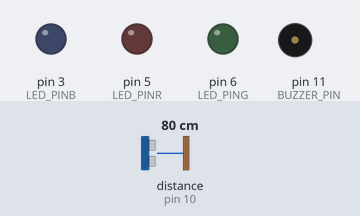
Recording of a sketch running on a simulated Arduino Uno, built with avr-gcc and run on an emulated ATmega328P. Shown: output pins drawn as LEDs (lit = HIGH), buzzer (waves = sounding). Wiring (inferred from the names in the program): ultrasonic range finder: trigger pin 9; echo pin 10. The inputs (shaded band) are chosen by the test bench; at power-on: distance to the obstacle (sensor on pin 10) 80 cm. The echo pulse lasts 58.3 µs per cm; pins used as bus, display or sensor lines are not drawn.

Above: at 1.2 s.
1.3 s: distance to the obstacle (sensor on pin 10) set to 33 cm
2.8 s: distance to the obstacle (sensor on pin 10) set to 26 cm
At 3.4 s:
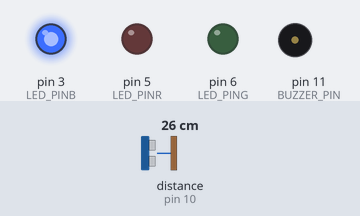
4.3 s: distance to the obstacle (sensor on pin 10) set to 2 cm
At 5.5 s:
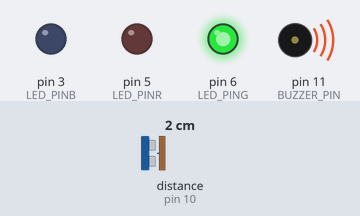
5.8 s: distance to the obstacle (sensor on pin 10) set to 18 cm
At 7.0 s:
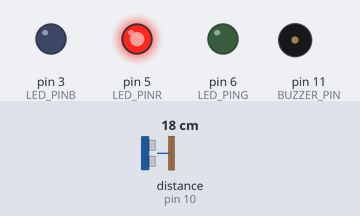
7.3 s: distance to the obstacle (sensor on pin 10) set to 4 cm
At 7.9 s:
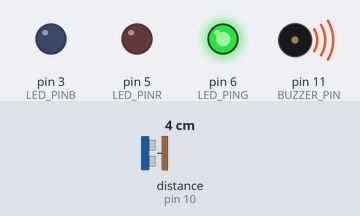
8.8 s: distance to the obstacle (sensor on pin 10) set to 35 cm
At 9.5 s:
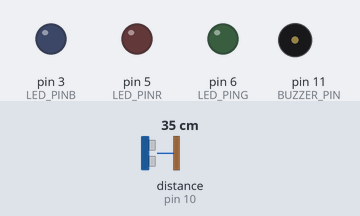
Timing chart, 0 to 11.3 s (numbered marks = the images above; inputs shaded):
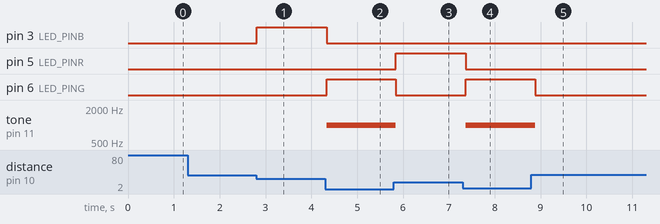

Measured:
- the behaviour switches between 31 and 30 cm on distance to the obstacle (sensor on pin 10) (found by bisection; images 0 and 1)
- after the input at 1.3 s, every drawn part: stays the same
- after the input at 2.8 s, pin 3 (LED_PINB): LOW → HIGH at once
- after the input at 4.3 s, pin 3 (LED_PINB): HIGH → LOW at once; pin 6 (LED_PING): LOW → HIGH at once; tone on pin 11 (BUZZER_PIN): silent → 1000 Hz at once
- after the input at 5.8 s, pin 5 (LED_PINR): LOW → HIGH at once; pin 6 (LED_PING): HIGH → LOW at once; tone on pin 11 (BUZZER_PIN): 1000 Hz → silent at once
- after the input at 7.3 s, pin 5 (LED_PINR): HIGH → LOW after 0.07 s; pin 6 (LED_PING): LOW → HIGH after 0.07 s; tone on pin 11 (BUZZER_PIN): silent → 1000 Hz after 0.07 s
- after the input at 8.8 s, pin 6 (LED_PING): HIGH → LOW after 0.08 s; tone on pin 11 (BUZZER_PIN): 1000 Hz → silent after 0.08 s

The sketch:

Proximity_alarm.ino
```cpp
#define TRIG_PIN 9
#define ECHO_PIN 10
#define LED_PING  6
#define LED_PINR  5
#define LED_PINB  3
#define THRESHOLD_CM1 30
#define THRESHOLD_CM2 20
#define THRESHOLD_CM3 10
#define BUZZER_PIN 11
void setup() {
  pinMode(TRIG_PIN,OUTPUT);
  pinMode(ECHO_PIN,INPUT);
  pinMode(LED_PINR,OUTPUT);
  pinMode(LED_PING,OUTPUT);
  pinMode(LED_PINB,OUTPUT);
  pinMode(BUZZER_PIN, OUTPUT);
}
long getDistanceCM() {
  digitalWrite(TRIG_PIN, LOW);
  delayMicroseconds(2);
  digitalWrite(TRIG_PIN, HIGH);
  delayMicroseconds(10);
  digitalWrite(TRIG_PIN, LOW);

  long duration = pulseIn(ECHO_PIN, HIGH);
  return duration * 0.034 / 2;  // convert to cm
}

void loop() {
  long dist = getDistanceCM();

  if (dist > 0 && dist < THRESHOLD_CM3) {
    digitalWrite(LED_PING, HIGH);
    tone(BUZZER_PIN, 1000);
  } else {
    digitalWrite(LED_PING, LOW);
    noTone(BUZZER_PIN);
  }
   if (dist > THRESHOLD_CM3 && dist < THRESHOLD_CM2) {
    digitalWrite(LED_PINR, HIGH);
  } else {
    digitalWrite(LED_PINR, LOW);
  }
   if (dist > THRESHOLD_CM2 && dist < THRESHOLD_CM1) {
    digitalWrite(LED_PINB, HIGH);
  } else {
    digitalWrite(LED_PINB, LOW);
  }

  delay(100);

}
```
